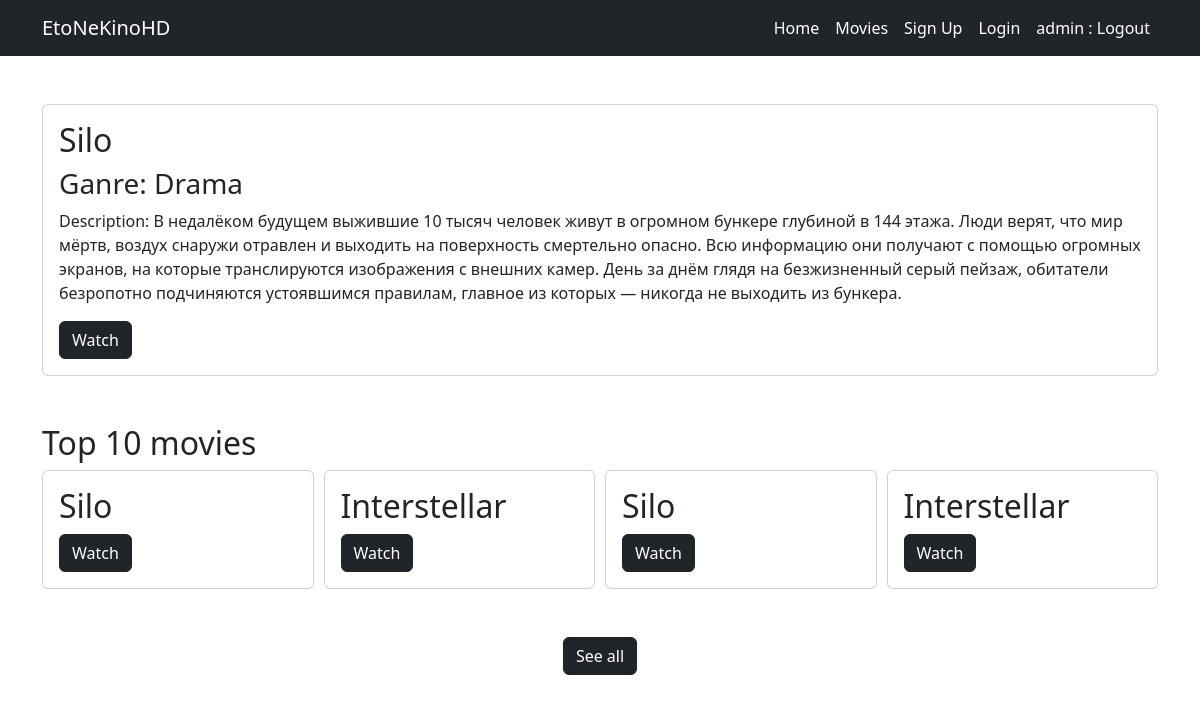
Screenshot of /movies/top/ (signed in) with the database file from the repository.
### kinoApp/models.py (models this page shows, shortened)
class Movie(models.Model):
    movieName = models.CharField("Movie name", max_length=255)
    genre = models.ForeignKey(Genre, on_delete= models.CASCADE, verbose_name="Genre")
    producer = models.CharField("Producer", max_length=255)
    cover = models.CharField("Link to cover", max_length=500)
    poster = models.CharField("Link to poster", max_length=500)
    year = models.IntegerField("Year")
    rating = models.FloatField("Rating")
    movieLink = models.CharField("Youtube movie link", max_length=500)
    description = models.TextField("Description")
    isTopTen = models.BooleanField("Is Top Ten", default=False, blank=True, null=True)
    isRecommended = models.BooleanField("Is Recommended", default=False, blank=True, null=True)

class Genre(models.Model):
    genreName = models.CharField("Genre name", max_length=255)
    slug = models.SlugField(unique=True, blank=True, editable=False)

### kinoApp/views.py (the view)
# urls.py: path('movies/top/', views.topMovies, name='topMovies'),
def topMovies(request):
    movie = Movie.objects.all()[:1]
    movies = Movie.objects.all()[:10]
    return render(request, 'user/top-movies.html', {
        'movie': movie,
        'movies': movies
    })

### kinoApp/templates/user/top-movies.html (shortened to what this page needs)
{% extends '../base.html' %}
{% block content %}
   <div class="recommended mt-5 mb-5">
        <div class="container">
            {% for m in movie %}
            {% if m.isRecommended %}
            <div class="card">
                <div class="card-body">
                    <h2>{{ m.movieName }}</h2>
                    <h3>Ganre: {{ m.genre.genreName }}</h3>
                    <p>Description: {{ m.description }}</p>
                    <a href="{% url 'movieDetail' pk=m.pk %}" class="btn btn-dark">Watch</a>
                </div>
            </div>
            {% else %}
            <h1>Nothing</h1>
            {% endif %}
            {% endfor %}
        </div>
    </div>
    <div class="top-ten">
        <div class="container">
        <h2>Top 10 movies</h2>
        <div class="owl-carousel owl-theme">
            {% for m in movies %}
            {% if m.isTopTen %}
            <div class="item">
                <div class="card">
                    <div class="card-body">
                        <h2>{{ m.movieName }}</h2>
                        <a href="{% url 'movieDetail' pk=m.pk %}" class="btn btn-dark">Watch</a>
                    </div>
                </div>
            </div>
            {%else%}
            <h1>Nothing</h1>
            {% endif %}
            {% endfor %}
        </div>
        <div class="mt-5 mb-5 text-center">
            <a href="#" class="btn btn-dark">See all</a>
        </div>
        </div>
    </div>
{% endblock %}

### kinoApp/templates/base.html (shortened to what this page needs)
{% load static %}
<!DOCTYPE html>
<html lang="en">
<head>
    <link rel="stylesheet" href="{% static '/style/style.css' %}">
    <link rel="stylesheet" href="{% static '/style/owl.theme.default.min.css' %}">
    <link rel="stylesheet" href="{% static '/style/owl.carousel.min.css' %}">
    <link rel="stylesheet" href="{% static './style/bootstrap.min.css' %}">
</head>
<body>
    <header class="navbar navbar-expand-lg bg-dark navbar-dark">
        <div class="container">
            <a class="navbar-brand" href="{% url 'homePage' %}">EtoNeKinoHD</a>
            <div class="collapse navbar-collapse" id="navbarSupportedContent">
              <ul class="navbar-nav ms-auto mb-2 mb-lg-0">
                <li class="nav-item">
                  <a class="nav-link active" aria-current="page" href="{% url 'topMovies' %}">Home</a>
                </li>
                <li class="nav-item">
                  <a class="nav-link active" aria-current="page" href="{% url 'allMovies' %}">Movies</a>
                </li>
                <li class="nav-item">
                  <a class="nav-link active" aria-current="page" href="{% url 'signUp' %}">Sign Up</a>
                </li>
                <li class="nav-item">
                  <a class="nav-link active" aria-current="page" href="{% url 'loginPage' %}">Login</a>
                </li>
                <li class="nav-item">
                  <a class="nav-link active" aria-current="page" href="{% url 'logoutUser' %}">{{ user.username }} : Logout</a>
                </li>
              </ul>
            </div>
          </div>
    </header>
    {% block content %}
    {% endblock %}
</body>
</html>

### rows the page displays
Movie: movieName "Silo", genre.genreName "Drama", description "В недалёком будущем выжившие 10 тысяч человек живут в огромном бункере глубиной в 144 этажа. Люди верят, что мир мёртв, воздух снаружи отравлен и выходить на поверхность смертельно опасно. Всю информацию они получают с помощью огромных экранов, на которые транслируются изображения с внешних камер. День за днём глядя на безжизненный серый пейзаж, обитатели безропотно подчиняются устоявшимся правилам, главное из которых — никогда не выходить из бункера."
Movie: movieName "Interstellar"

### other values shown
{{ user.username }} "admin"
